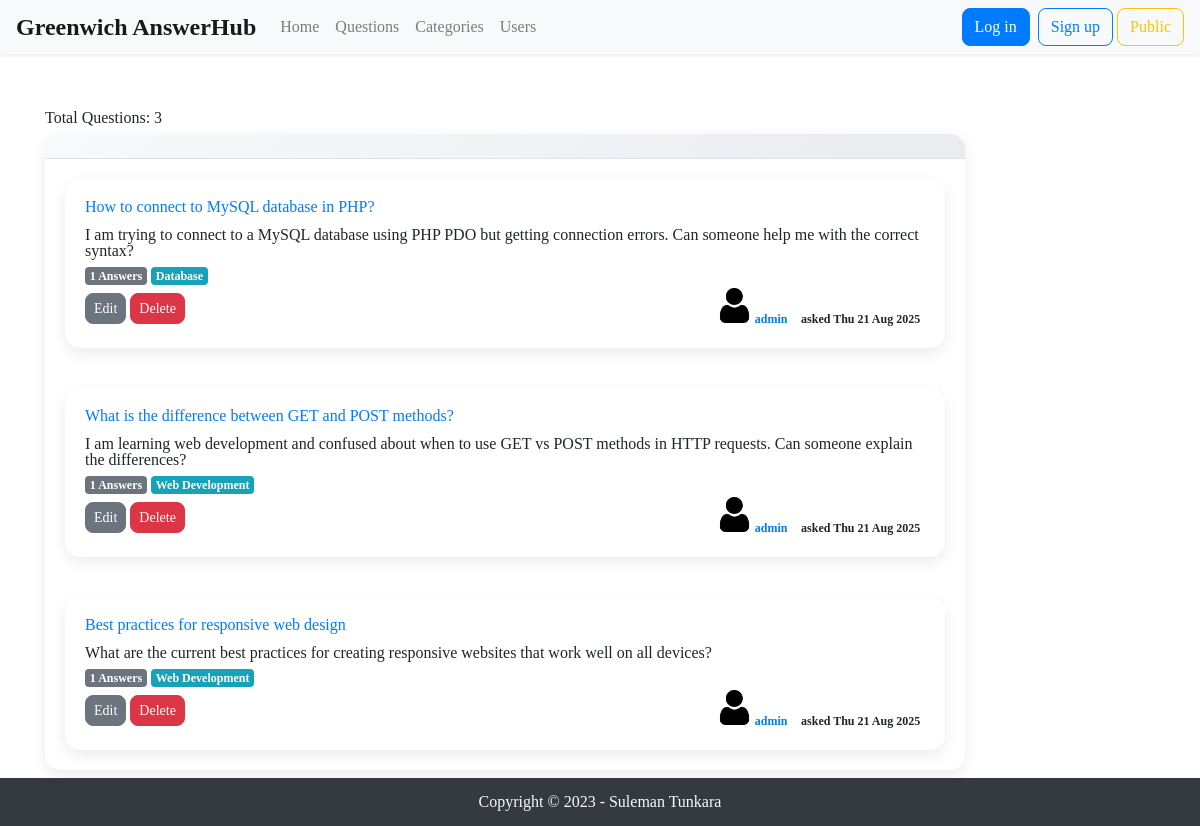
The page /admin/questions.php on the database its author committed.
### tables this page shows
CREATE TABLE `question` (
  `id` int(11) NOT NULL AUTO_INCREMENT,
  `questiontitle` varchar(255) NOT NULL,
  `questiontext` TEXT NOT NULL,
  `questiondate` date NOT NULL,
  `userid` int(11) NOT NULL,
  `categoryid` int(11) NOT NULL,
  `imageData` LONGBLOB NULL,
  `created_at` timestamp NOT NULL DEFAULT current_timestamp(),
  PRIMARY KEY (`id`),
  KEY `idx_userid` (`userid`),
  KEY `idx_categoryid` (`categoryid`),
  KEY `idx_questiondate` (`questiondate`)
);

CREATE TABLE `category` (
  `id` int(11) NOT NULL AUTO_INCREMENT,
  `categoryName` varchar(100) NOT NULL,
  `created_at` timestamp NOT NULL DEFAULT current_timestamp(),
  PRIMARY KEY (`id`),
  KEY `idx_categoryName` (`categoryName`)
);

CREATE TABLE `users` (
  `id` int(11) NOT NULL AUTO_INCREMENT,
  `username` varchar(50) NOT NULL,
  `email` varchar(100) NOT NULL,
  `password` varchar(255) NOT NULL,
  `profile_image` LONGBLOB NULL,
  `created_at` timestamp NOT NULL DEFAULT current_timestamp(),
  PRIMARY KEY (`id`),
  UNIQUE KEY `username` (`username`)
);

### admin/questions.php (called while the page is built, shortened)
<?php
include __DIR__ . '/../includes/DatabaseConnection.php';
include __DIR__ . '/../includes/DatabaseFunctions.php';
try {
    $questions = getQuestions($pdo);
    $totalQuestions = totalQuestions($pdo);
    $questionsPerPage = 15;
    if (isset($_GET['page']) && is_numeric($_GET['page'])) {
        $currentPage = $_GET['page'];
    } else {
        $currentPage = 1;
    }
    $startIndex = ($currentPage - 1) * $questionsPerPage;
    $endIndex = min($startIndex + $questionsPerPage, $totalQuestions);
    include __DIR__ . '/admin_templates/questions.html.php';
} catch (PDOException $e) {
    $title = 'An error has occurred';
    $output = 'Database error: ' . $e->getMessage();
}
include __DIR__ . '/admin_templates/layout.html.php';
?>

### includes/DatabaseFunctions.php (called while the page is built, shortened)
<?php
function query( $pdo, $sql, $parameters = [] )
 {
    $query = $pdo->prepare( $sql );
    $query->execute( $parameters );
    return $query;
}
function totalQuestions( $pdo )
 {
    $query = $pdo->prepare( 'SELECT COUNT(*) FROM question' );
    $query->execute();
    return $query->fetchColumn();
}
function getQuestions( $pdo )
 {
    $sql = 'SELECT question.*, users.username, users.profile_image, category.categoryName
            FROM question
            INNER JOIN users ON question.userid = users.id
            INNER JOIN category ON question.categoryid = category.id
            ORDER BY question.questiondate DESC';
    $stmt = query( $pdo, $sql );
    return $stmt->fetchAll( PDO::FETCH_ASSOC );
}
function totalAnswers($pdo, $questionId)
{
    $query = $pdo->prepare('SELECT COUNT(*) AS total_answers FROM answer WHERE questionid = :questionId');
    $query->bindValue(':questionId', $questionId, PDO::PARAM_INT);
    $query->execute();
    $totalAnswers = $query->fetch(PDO::FETCH_ASSOC);
    return $totalAnswers['total_answers'];
}
function shortText($pdo, $questionId)
{
    $query = 'SELECT questiontext FROM question WHERE id = :id';
    $stmt = $pdo->prepare($query);
    $stmt->bindValue(':id', $questionId, PDO::PARAM_INT);
    $stmt->execute();
    $row = $stmt->fetch(PDO::FETCH_ASSOC);
    $text = $row['questiontext'];
    $limit = 230;
    if (strlen($text) > $limit) {
        $truncatedText = substr($text, 0, $limit) . '...';
        return $truncatedText;
    } else {
        return $text;
    }
}

### admin/admin_templates/questions.html.php (the view, shortened to what this page needs)
<body>
    <div class="container mt-5">
        <p>Total Questions: <?=$totalQuestions?></p>
    </div>
    <div class="container py-2">
        <div class="row">
            <div class="col-md-10">
                <div class="card">
                    <div class="card-header d-flex justify-content-between align-items-center">
                    </div>
                    <?php
                    for ($i = $startIndex; $i < $endIndex; $i++) {
                        $question = $questions[$i];
                        ?>
                        <div class="card-body">
                            <div class="card">
                                <div class="card-body">
                                    <h5 class="card-title">
                                        <a class="text-decoration-none" href="question_page.php?id=<?=$question['id']?>">
                                            <?=htmlspecialchars($question['questiontitle'], ENT_QUOTES, 'UTF-8');?>
                                        </a>
                                    </h5>
                                    <div class="pb-2">
                                        <?=shortText($pdo, $question['id'])?>
                                    </div>
                                    <div class="d-flex">
                                        <div>
                                            <span class="badge badge-secondary">
                                                <?=($currentQuestionId = $question['id']) ? totalAnswers($pdo, $currentQuestionId) : ''?>
                                                Answers
                                            </span>
                                            <span class="badge badge-info">
                                                <a class="text-white">
                                                    <?=htmlspecialchars($question['categoryName'], ENT_QUOTES, 'UTF-8');?>
                                                </a>
                                            </span>
                                        </div>
                                    </div>
                                    <div class="float-right">
                                        <span>
                                            <p class="badge badge-outline-primary">
                                                <a class="text-decoration-none" href="user_page.php?id=<?=$question['username']?>">
                                                    <?php if (!empty($question['profile_image'])): ?>
                                                    <img
                                                        alt="Profile Picture"
                                                        class="profile-picture rounded img-thumbnail border-0"
                                                        style="width: 35px; height: 35px;">
                                                    <?php else: ?>
                                                    <img src="../images/imgs.jpg" alt="Default Profile Picture"
                                                        class="card-img-top" style="width: 35px; height: 35px;">
                                                    <?php endif;?>
                                                    <?=htmlspecialchars($question['username'], ENT_QUOTES, 'UTF-8');?>
                                                </a>
                                            </p>
                                            <p class="badge badge-outline-secondary">
                                                asked <?=date("D d M Y", strtotime($question['questiondate']))?>
                                            </p>
                                        </span>
                                        <br>
                                    </div>
                                    <div class="mt-2">
                                        <a class="btn btn-secondary btn-sm" href="question_edit.php?id=<?=$question['id']?>" role="button">Edit</a>
                                        <a class="btn btn-danger btn-sm" href="question_delete.php?id=<?=$question['id']?>" role="button">Delete</a>
                                    </div>
                                </div>
                            </div>
                        </div>
                        <?php
                        }
                        ?>
                </div>
            </div>
        </div>
    </div>
</body>

### templates/styles.css (style rules this page uses)
html, body, div, span, applet, object, iframe, h1, h2, h3, h4, h5, h6, p, blockquote, pre, a, abbr, acronym, address, big, cite, code, del, dfn, em, img, ins, kbd, q, s, samp, small, strike, strong, sub, sup, tt, var, b, u, i, center, dl, dt, dd, ol, ul, li, fieldset, form, label, legend, table, caption, tbody, tfoot, thead, tr, th, td, article, aside, canvas, details, embed, figure, figcaption, footer, header, hgroup, menu, nav, output, ruby, section, summary, time, mark, audio, video { margin: 0; padding: 0; border: 0; font-size: 100%; font: inherit; vertical-align: baseline; }
body { line-height: 1; }
.card { border: none; border-radius: 15px; box-shadow: 0 5px 15px rgba(0,0,0,0.08); transition: all 0.3s ease; }
.card-header { background: linear-gradient(135deg, #f8f9fa 0%, #e9ecef 100%); border-bottom: 1px solid #dee2e6; border-radius: 15px 15px 0 0 !important; }
.btn { border-radius: 8px; font-weight: 500; transition: all 0.3s ease; }

### rows shown on the page
question: questiontitle "How to connect to MySQL database in PHP?", shortText($pdo, $question['id']) "I am trying to connect to a MySQL database using PHP PDO but getting connection errors. Can someone help me with the correct syntax?", id "1", categoryid.categoryName "Database", userid.username "admin", questiondate "Thu 21 Aug 2025"
question: questiontitle "What is the difference between GET and POST methods?", shortText($pdo, $question['id']) "I am learning web development and confused about when to use GET vs POST methods in HTTP requests. Can someone explain the differences?", currentQuestionId "1", categoryid.categoryName "Web Development", userid.username "admin", questiondate "Thu 21 Aug 2025"
question: questiontitle "Best practices for responsive web design", shortText($pdo, $question['id']) "What are the current best practices for creating responsive websites that work well on all devices?", currentQuestionId "1", categoryid.categoryName "Web Development", userid.username "admin", questiondate "Thu 21 Aug 2025"

### other values the page prints
$totalQuestions "3"
